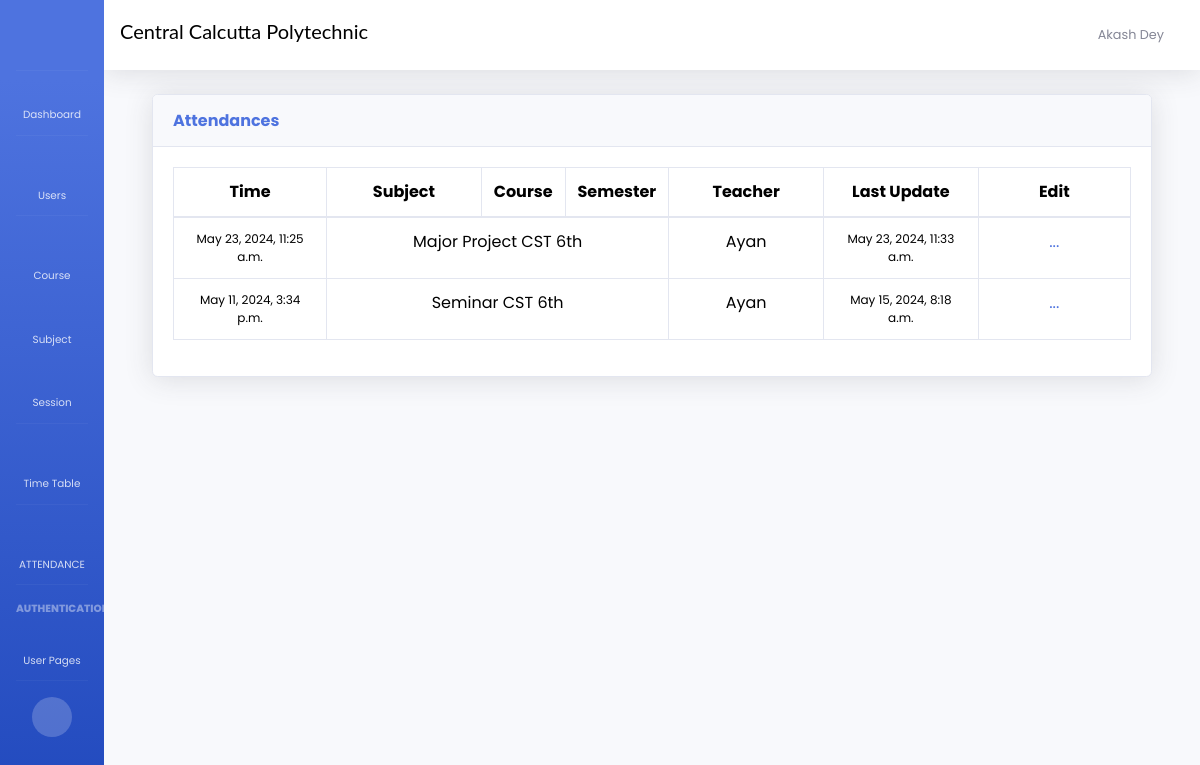
/show_attendance/ (signed in), run on an earlier commit of the app's database.
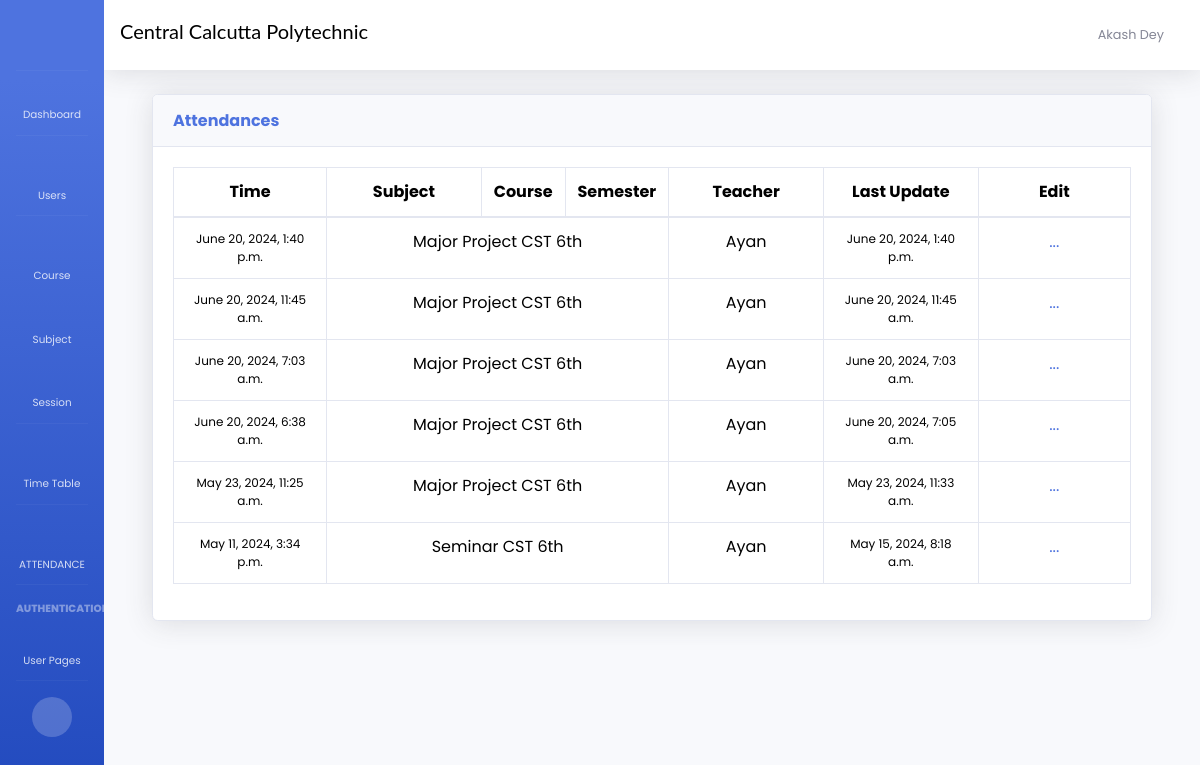
And on a later commit of the database.
### datamodule/models.py (models this page shows, shortened)
class Attendance(models.Model):
    id=models.AutoField(primary_key=True)
    subject_id=models.ForeignKey(SubjectWithStaff,on_delete=models.DO_NOTHING)
    attendance_date=models.DateTimeField(auto_now_add=True)
    created_at=models.DateTimeField(auto_now_add=True)
    updated_at=models.DateTimeField(auto_now_add=True)
    objects = models.Manager()

class SubjectWithStaff(models.Model):
    id=models.AutoField(primary_key=True)
    subject_id=models.ForeignKey(Subject,on_delete=models.DO_NOTHING)
    session_id=models.ForeignKey(Session,on_delete=models.DO_NOTHING)
    staff_id=models.ForeignKey(Staff,on_delete=models.DO_NOTHING)
    created_at=models.DateTimeField(auto_now_add=True)
    updated_at=models.DateTimeField(auto_now_add=True)
    objects=models.Manager()

class Subject(models.Model):
    id=models.AutoField(primary_key=True)
    subject_name=models.CharField(max_length=255)
    course_id=models.ForeignKey(Courses,on_delete=models.CASCADE,default=1)
    semester_id=models.ForeignKey(Semester,on_delete=models.CASCADE,default=1)
    created_at=models.DateTimeField(auto_now_add=True)
    updated_at=models.DateTimeField(auto_now_add=True)
    objects=models.Manager()
    def __str__(self):
        return self.subject_name+" "+self.course_id.course_name+" "+self.semester_id.semester

class AttendanceReport(models.Model):
    id=models.AutoField(primary_key=True)
    student_id=models.ForeignKey(Student,on_delete=models.DO_NOTHING)
    attendance_id=models.ForeignKey(Attendance,on_delete=models.CASCADE)
    status=models.BooleanField(default=False)
    created_at=models.DateTimeField(auto_now_add=True)
    updated_at=models.DateTimeField(auto_now_add=True)
    objects=models.Manager()

### usermodule/models.py (models this page shows, shortened)
class Courses(models.Model):
    id=models.AutoField(primary_key=True)
    course_name=models.CharField(max_length=255)
    created_at=models.DateTimeField(auto_now_add=True)
    updated_at=models.DateTimeField(auto_now_add=True)
    objects=models.Manager()

class Semester(models.Model):
    SEMESTER_CHOICES = (
        ("1st", '1st Semester'),
        ("2nd", '2nd Semester'),
        ("3rd", '3rd Semester'),
        ("4th", '4th Semester'),
        ("5th", '5th Semester'),
        ("6th", '6th Semester'),
    )
    YEAR_CHOICES = (
        ("1st", '1st Year'),
        ("2nd", '2nd Year'),
        ("3rd", '3rd Year'),
    )
    semester = models.CharField(choices=SEMESTER_CHOICES, max_length=100)
    year = models.CharField(choices=SEMESTER_CHOICES, max_length=100)
    created_at=models.DateTimeField(auto_now_add=True)
    updated_at=models.DateTimeField(auto_now_add=True)
    objects = models.Manager()

class Staff(models.Model):
    def wrapper(instance, filename):
        ext = filename.split('.')[-1]
        filename = '{}.{}'.format(instance.id, ext)
        return os.path.join("Staff", filename)
    id=models.AutoField(primary_key=True)
    staff=models.OneToOneField(CustomUser,on_delete=models.CASCADE)
    name = models.CharField(max_length=50)
    email = models.EmailField(unique=True)
    photo = models.FileField(upload_to=wrapper, blank=True)
    dob = models.DateField()
    gender = models.CharField(max_length=10)
    phone = models.IntegerField()
    created_at=models.DateTimeField(auto_now_add=True)
    updated_at=models.DateTimeField(auto_now=True)
    approved = models.BooleanField(default=False)
    objects=models.Manager()
    def __str__(self):
        return self.name

### datamodule/views.py (the view)
# urls.py: path('show_attendance/', d_views.show_attendance, name="showAttendance"),
@login_required(login_url="/login")
def show_attendance(request, attendance_id=None, student=None):
    if check_approve(request):
        return redirect("waiting_student")
    user = request.user
    if int(user.user_type) == 1:
        User = HOD.objects.filter(hod=user, approved=True).first()
    elif int(user.user_type) == 2:
        User = Staff.objects.filter(staff=user, approved=True).first()
    elif int(user.user_type) == 3:
        User = Student.objects.filter(student=user, approved=True).first()
    data = {
        "user": User,
        "usertype": usertypedata[int(user.user_type)],
        "student": student
    }
    if attendance_id:
        att = Attendance.objects.get(id=attendance_id)
        data["attendance"] = AttendanceReport.objects.filter(attendance_id=att)#.order_by("student_id__reg_id")
        return render(request, 'show_attendance.html', data)
    else :
        data ["attendances"] =[ (Att, max([ A.updated_at for A in AttendanceReport.objects.filter(attendance_id=Att)])) for Att in Attendance.objects.all().order_by("-attendance_date")]
        data ["show"] =  True
    return render(request, 'show_attendance.html', data)

### datamodule/views.py (called while the page is built)
def check_approve(request):
    user = request.user
    if int(user.user_type) == 1:
        User = HOD.objects.filter(hod=user).first()
    elif int(user.user_type) == 2:
        User = Staff.objects.filter(staff=user).first()
    elif int(user.user_type) == 3:
        User = Student.objects.filter(student=user).first()
    return User.approved==False

### templates/show_attendance.html (shortened to what this page needs)
{% extends 'base/base1.html' %}
{% load static %}
{% block main %}
<div class="container">
    {%  if show %}
    <div class="card shadow mb-4">
        <div class="card-header py-3">
            <h6 class="m-0 font-weight-bold text-primary">Attendances</h6>
        </div>
        <div class="card-body">
            <div class="table-responsive">
                <table class="table table-bordered" id="dataTable" width="100%" cellspacing="0">
                    <thead>
                        <tr>
                        <th class="col-2 text-center">Time</th>
                        <th class="text-center col-2">Subject</th>
                        <th class="text-center col-1">Course</th>
                        <th class="text-center col-1">Semester</th>
                        <th class="text-center col-2">Teacher</th>
                        <th class="text-center col-2">Last Update</th>
                        <th class="col-2 text-center">Edit</th>
                        </tr>
                      </thead>
                    <tbody>
                      {% if attendances %}
                      {% for A in attendances %}
                      <tr>
                          <td class="text-center" style="font-size: 12px;">{{A.0.attendance_date}}</td>
                          <td class="text-center" colspan="3">{{A.0.subject_id.subject_id}}</td>
                          <td class="text-center">{{A.0.subject_id.staff_id}}</td>
                          <td class="text-center" style="font-size: 12px;">{{A.1}}</td>
                          <td class="text-center"><a href="{% url 'show_attendance' attendance_id=A.0.id %}">...</a></td>
                      </tr>
                      {% endfor %}
                      {% endif %}
                     </tbody>
                </table>
              </div>
          </div>
      </div>
    {% endif %}
</div>
{% endblock main %}

What changed in the data, as far as the page shows it:
added Attendance: attendance_date "June 20, 2024, 1:40 p.m.", subject_id.semester "Major Project CST 6th", subject_id.name "Ayan", updated_at "June 20, 2024, 1:40 p.m."
added Attendance: attendance_date "June 20, 2024, 11:45 a.m.", subject_id.semester "Major Project CST 6th", subject_id.name "Ayan", updated_at "June 20, 2024, 11:45 a.m."
added Attendance: attendance_date "June 20, 2024, 7:03 a.m.", subject_id.semester "Major Project CST 6th", subject_id.name "Ayan", updated_at "June 20, 2024, 7:03 a.m."
added Attendance: attendance_date "June 20, 2024, 6:38 a.m.", subject_id.semester "Major Project CST 6th", subject_id.name "Ayan", updated_at "June 20, 2024, 7:05 a.m."
